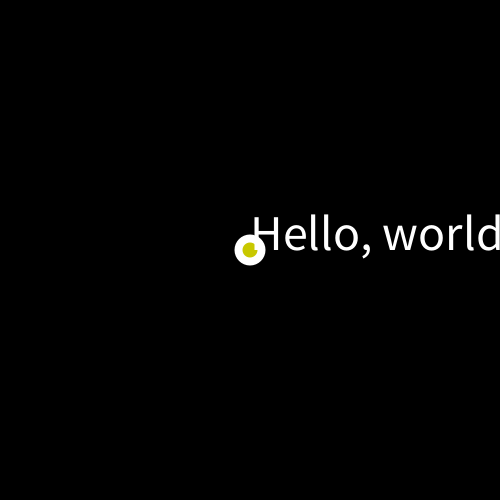
Frame 1 (no input)
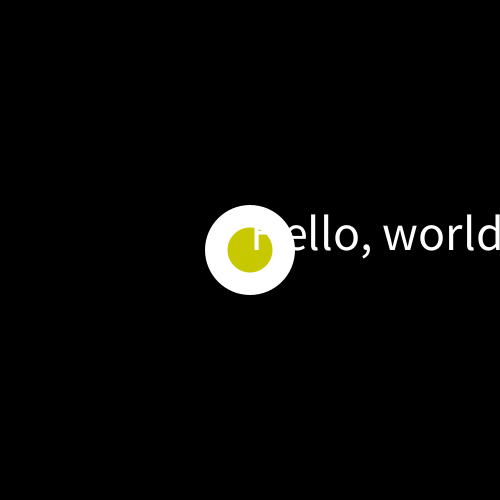
Frame 60 (the mouse pressed at the canvas centre just before this capture)
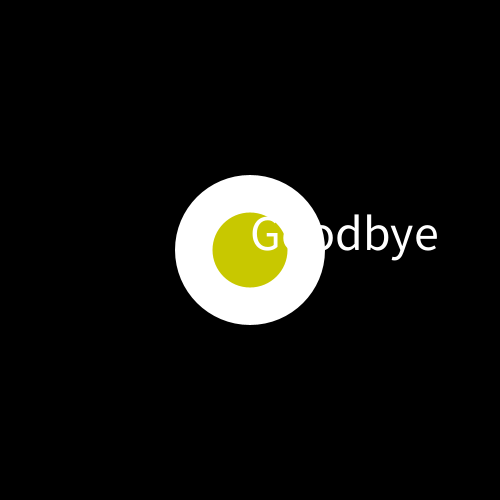
Frame 120 (the mouse held since frame 60 and released just before this capture)

The Processing sketch that drew these frames (run headless with seeded random() and noise(); from frame 60 on, the mouse is pressed at the canvas centre):

// Processing sketch: Variable_Demo
// ── Variable_Demo.pde
/*
Anna Kim
6/24/2022
Variable Demo
Created for Intro to CS Summer 2022
*/

String welcome = "Hello, world!";//Global Variable
int diameter = 30;

void setup() {
  
  size(500,500);
  textSize(50);
  text(welcome, width/2, height/2);
 
}

void draw () {
 
  background(0);
  diameter= diameter+1;//incrementation
  
  noStroke();
  fill(255);
  circle (width/2, height/2, diameter);
  fill(200,200,0);
  circle (width/2, height/2, diameter/2);
  
  fill(255);
  textSize(50);
  text(welcome, width/2, height/2);
  
}

void mousePressed() {
  println(welcome);
  welcome="Goodbye";
  
}
  
